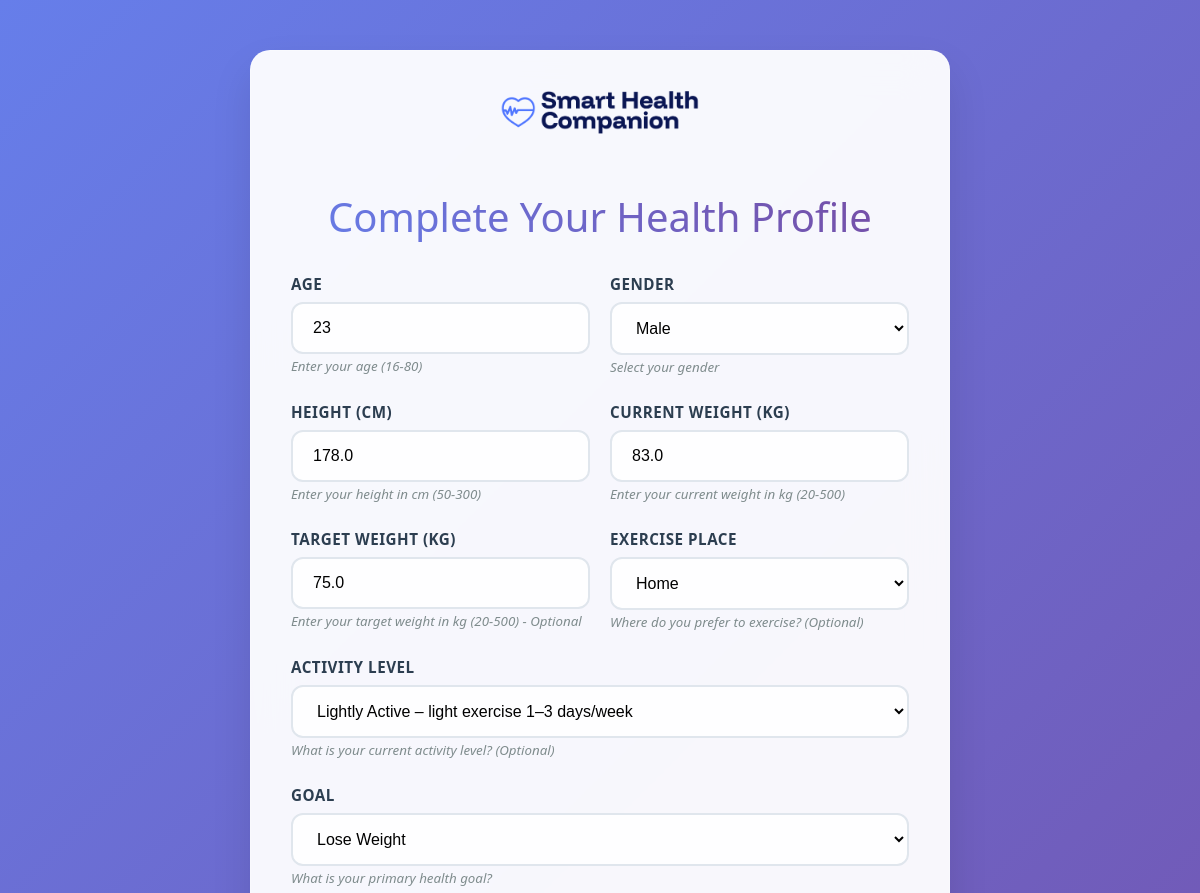
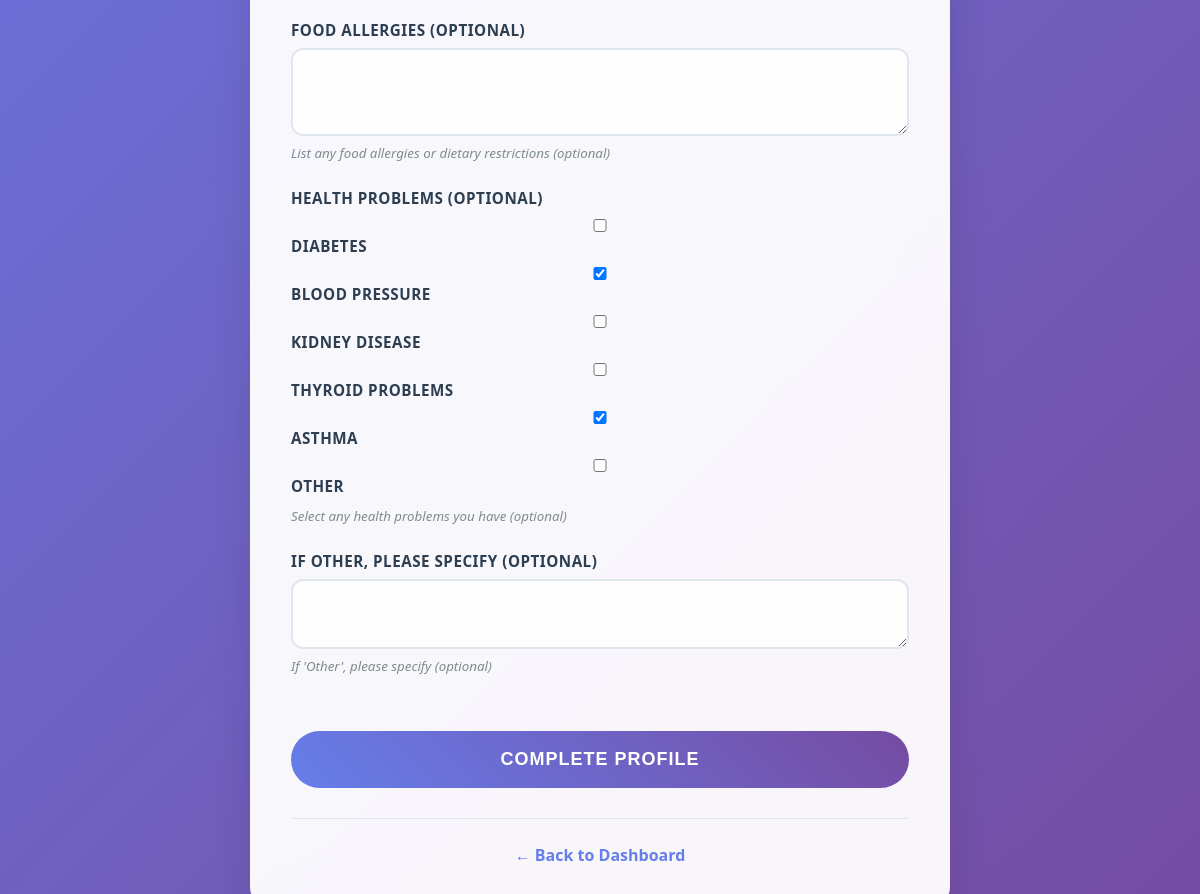
Screenshot of /complete-profile/ (signed in) with the database file from the repository (2 pictures, top to bottom).
### mainapp/models.py (models this page shows, shortened)
class Profile(models.Model):
    GENDER_CHOICES = [
        ('M', 'Male'),
        ('F', 'Female'),
        ('O', 'Other'),
    ]
    GOAL_CHOICES = [
        ('lose_weight', 'Lose Weight'),
        ('maintain_weight', 'Maintain Weight'),
        ('build_muscle', 'Gain Muscle'),
        ('both', 'Gain Muscle & Lose Fat'),
        ('improve_fitness', 'Improve Fitness'),
    ]
    EXERCISE_PLACE_CHOICES = [
        ('gym', 'Gym'),
        ('home', 'Home'),
        ('outdoor', 'Outdoor'),
    ]
    ACTIVITY_LEVEL_CHOICES = [
        ('sedentary', 'Sedentary – little or no exercise'),
        ('lightly_active', 'Lightly Active – light exercise 1–3 days/week'),
        ('moderately_active', 'Moderately Active – moderate exercise 3–5 days/week'),
        ('very_active', 'Very Active – hard exercise 6–7 days/week'),
        ('extra_active', 'Extra Active – intense training or physical job'),
    ]
    user = models.OneToOneField(User, on_delete=models.CASCADE, related_name='profile')
    age = models.IntegerField(null=True, blank=True)
    height = models.FloatField(null=True, blank=True)
    current_weight = models.FloatField(null=True, blank=True, help_text='Current weight in kg')
    target_weight = models.FloatField(null=True, blank=True, help_text='Target weight in kg')
    gender = models.CharField(max_length=1, choices=GENDER_CHOICES, null=True, blank=True)
    food_allergies = models.TextField(max_length=500, blank=True, null=True)
    goal = models.CharField(max_length=20, choices=GOAL_CHOICES, null=True, blank=True)
    exercise_place = models.CharField(max_length=10, choices=EXERCISE_PLACE_CHOICES, null=True, blank=True, help_text='Preferred exercise location')
    activity_level = models.CharField(max_length=20, choices=ACTIVITY_LEVEL_CHOICES, null=True, blank=True, help_text='Your current activity level')
    health_problems = models.JSONField(default=list, blank=True, help_text='List of health problems/conditions')
    other_health_problems = models.TextField(max_length=500, blank=True, null=True,
                                             help_text='Specify other health problems not listed above')
    weight_loss_plan = models.TextField(blank=True, null=True)

### mainapp/views.py (the view)
# urls.py: path("complete-profile/", views.complete_profile_view, name="complete_profile"),
@login_required
def complete_profile_view(request):
    profile, created = request.user.profile, False
    if not hasattr(request.user, 'profile'):
        from .models import Profile
        profile = Profile.objects.create(user=request.user)
        created = True
    if request.method == "POST":
        form = ProfileForm(request.POST, instance=profile)
        if form.is_valid():
            profile = form.save()
            try:
                profile_data = {
                    'age': profile.age,
                    'height': profile.height,
                    'current_weight': profile.current_weight,
                    'target_weight': profile.target_weight,
                    'gender': profile.gender,
                    'goal': profile.goal,
                    'exercise_place': profile.exercise_place,
                    'activity_level': profile.activity_level,
                    'food_allergies': profile.food_allergies or 'None',
                    'health_problems': profile.health_problems or [],
                    'other_health_problems': profile.other_health_problems or 'None',
                    'bmi': profile.bmi
                }
                ai_service = AIPlan()
                weight_loss_plan = ai_service.generate_plan(profile_data)
                profile.weight_loss_plan = weight_loss_plan
                profile.save()
            except Exception as e:
                print(f"Error generating weight loss plan: {e}")
            return redirect("dashboard")
        else:
            return render(request, "mainapp/complete_profile.html", {
                "form": form,
                "errors": "Please correct the errors below."
            })
    else:
        form = ProfileForm(instance=profile)
    return render(request, "mainapp/complete_profile.html", {"form": form})

### mainapp/templates/mainapp/complete_profile.html (shortened to what this page needs)
<!DOCTYPE html>
<html>
<head>
    {% load static %}
</head>
<body>
    <div class="container">
        <div class="logo-container">
            <img src="{% static 'smart-health-companion-logo.png' %}" alt="Smart Health Companion Logo" class="logo">
        </div>
        <h2>Complete Your Health Profile</h2>
        <form method="POST">
            <div class="form-row">
                <div class="form-group">
                    <label for="{{ form.age.id_for_label }}">{{ form.age.label }}</label>
                    {{ form.age }}
                    {% if form.age.help_text %}
                        <small style="color: #7f8c8d; font-style: italic;">{{ form.age.help_text }}</small>
                    {% endif %}
                </div>
                <div class="form-group">
                    <label for="{{ form.gender.id_for_label }}">{{ form.gender.label }}</label>
                    {{ form.gender }}
                    {% if form.gender.help_text %}
                        <small style="color: #7f8c8d; font-style: italic;">{{ form.gender.help_text }}</small>
                    {% endif %}
                </div>
            </div>
            <div class="form-row">
                <div class="form-group">
                    <label for="{{ form.height.id_for_label }}">{{ form.height.label }} (cm)</label>
                    {{ form.height }}
                    {% if form.height.help_text %}
                        <small style="color: #7f8c8d; font-style: italic;">{{ form.height.help_text }}</small>
                    {% endif %}
                </div>
                <div class="form-group">
                    <label for="{{ form.current_weight.id_for_label }}">{{ form.current_weight.label }} (kg)</label>
                    {{ form.current_weight }}
                    {% if form.current_weight.help_text %}
                        <small style="color: #7f8c8d; font-style: italic;">{{ form.current_weight.help_text }}</small>
                    {% endif %}
                </div>
            </div>
            <div class="form-row">
                <div class="form-group">
                    <label for="{{ form.target_weight.id_for_label }}">{{ form.target_weight.label }} (kg)</label>
                    {{ form.target_weight }}
                    {% if form.target_weight.help_text %}
                        <small style="color: #7f8c8d; font-style: italic;">{{ form.target_weight.help_text }}</small>
                    {% endif %}
                </div>
                <div class="form-group">
                    <label for="{{ form.exercise_place.id_for_label }}">{{ form.exercise_place.label }}</label>
                    {{ form.exercise_place }}
                    {% if form.exercise_place.help_text %}
                        <small style="color: #7f8c8d; font-style: italic;">{{ form.exercise_place.help_text }}</small>
                    {% endif %}
                </div>
            </div>
            <div class="form-group">
                <label for="{{ form.activity_level.id_for_label }}">{{ form.activity_level.label }}</label>
                {{ form.activity_level }}
                {% if form.activity_level.help_text %}
                    <small style="color: #7f8c8d; font-style: italic;">{{ form.activity_level.help_text }}</small>
                {% endif %}
            </div>
            <div class="form-group">
                <label for="{{ form.goal.id_for_label }}">{{ form.goal.label }}</label>
                {{ form.goal }}
                {% if form.goal.help_text %}
                    <small style="color: #7f8c8d; font-style: italic;">{{ form.goal.help_text }}</small>
                {% endif %}
            </div>
            <div class="form-group">
                <label for="{{ form.food_allergies.id_for_label }}">{{ form.food_allergies.label }} (Optional)</label>
                {{ form.food_allergies }}
                {% if form.food_allergies.help_text %}
                    <small style="color: #7f8c8d; font-style: italic;">{{ form.food_allergies.help_text }}</small>
                {% endif %}
            </div>
            <div class="form-group">
                <label for="{{ form.health_problems.id_for_label }}">Health Problems (Optional)</label>
                {{ form.health_problems }}
                {% if form.health_problems.help_text %}
                    <small style="color: #7f8c8d; font-style: italic;">{{ form.health_problems.help_text }}</small>
                {% endif %}
            </div>
            <div class="form-group">
                <label for="{{ form.other_health_problems.id_for_label }}">If Other, please specify (Optional)</label>
                {{ form.other_health_problems }}
                {% if form.other_health_problems.help_text %}
                    <small style="color: #7f8c8d; font-style: italic;">{{ form.other_health_problems.help_text }}</small>
                {% endif %}
            </div>
            <button type="submit" class="submit-btn">Complete Profile</button>
        </form>
        <div class="back-link">
            <p><a href="{% url 'dashboard' %}">← Back to Dashboard</a></p>
        </div>
    </div>
</body>
</html>

### mainapp/templates/mainapp/complete_profile.html (style rules this page uses)
* { margin: 0; padding: 0; box-sizing: border-box; }
body { font-family: 'Segoe UI', Tahoma, Geneva, Verdana, sans-serif; background: linear-gradient(135deg, #667eea 0%, #764ba2 100%); min-height: 100vh; overflow-x: hidden; position: relative; }
.container { position: relative; z-index: 2; max-width: 700px; margin: 50px auto; padding: 40px; background: rgba(255, 255, 255, 0.95); backdrop-filter: blur(20px); border-radius: 20px; box-shadow: 0 20px 40px rgba(0, 0, 0, 0.1); border: 1px solid rgba(255, 255, 255, 0.2); animation: slideUp 0.8s ease-out; }
h2 { color: #2c3e50; text-align: center; margin-bottom: 30px; font-size: 2.5em; font-weight: 300; background: linear-gradient(45deg, #667eea, #764ba2); -webkit-background-clip: text; -webkit-text-fill-color: transparent; background-clip: text; }
.logo-container { text-align: center; margin-bottom: 50px; }
.logo { width: 200px; height: auto; animation: pulse 2s ease-in-out infinite; }
.form-group { margin-bottom: 25px; position: relative; }
.form-group label { display: block; margin-bottom: 8px; font-weight: 600; color: #2c3e50; font-size: 0.95em; text-transform: uppercase; letter-spacing: 0.5px; }
.form-group input, .form-group select, .form-group textarea { width: 100%; padding: 15px 20px; border: 2px solid #e0e6ed; border-radius: 12px; font-size: 16px; background: rgba(255, 255, 255, 0.9); transition: all 0.3s ease; position: relative; }
.submit-btn { background: linear-gradient(45deg, #667eea, #764ba2); color: white; padding: 18px 40px; border: none; border-radius: 50px; font-size: 18px; font-weight: 600; cursor: pointer; width: 100%; margin-top: 30px; transition: all 0.3s ease; text-transform: uppercase; letter-spacing: 1px; position: relative; overflow: hidden; }
.submit-btn::before { content: ''; position: absolute; top: 0; left: -100%; width: 100%; height: 100%; background: linear-gradient(90deg, transparent, rgba(255, 255, 255, 0.2), transparent); transition: left 0.5s; }
.back-link { text-align: center; margin-top: 30px; padding-top: 25px; border-top: 1px solid #e0e6ed; }
.back-link a { color: #667eea; text-decoration: none; font-weight: 600; transition: all 0.3s ease; position: relative; }
.back-link a::after { content: ''; position: absolute; width: 0; height: 2px; bottom: -2px; left: 0; background: linear-gradient(45deg, #667eea, #764ba2); transition: width 0.3s ease; }
.form-row { display: grid; grid-template-columns: 1fr 1fr; gap: 20px; }

### rows the page displays
Profile: age "23", gender "Male", height "178.0", current_weight "83.0", target_weight "75.0", exercise_place "Home", activity_level "Lightly Active – light exercise 1–3 days/week", goal "Lose Weight", health_problems "☐ ☑ ☐ ☐ ☑ ☐"
